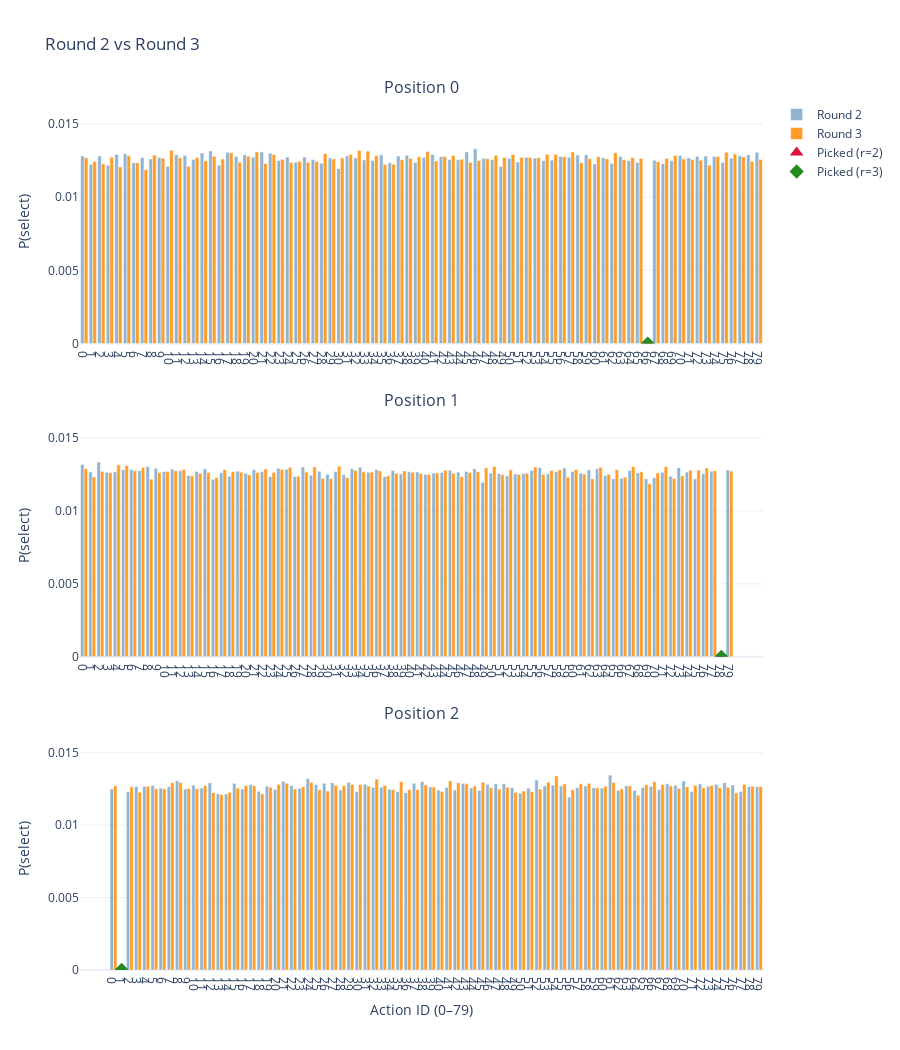

The cell this chart's notebook holds for it:
### Code cell
# Round 3 (same tracker instance)
samp3 = tracker.next_round(
    random_state=SEED,     # or an int for reproducibility
    use_mc_if_needed=True, # True recommended for rounds >= 2
    n_sim=200_000          # tweak if you want faster/lower-variance
)
print("Round 3 samples:\n", samp3)

# Plot Round 2 vs Round 3
tracker.plot_compare(2, 3, title="Round 2 vs Round 3")
